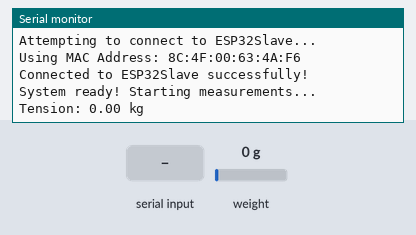
Bench run of a sketch on a simulated ESP32. Shown: the last lines printed to the serial monitor. Inputs (shaded band) come from the test bench; at power-on: weight on the scale 0 g. Nothing arrives over Bluetooth unless stated.

Above: at 8.2 s.
8.3 s: "1\n" received over the second serial link
At 9.3 s:
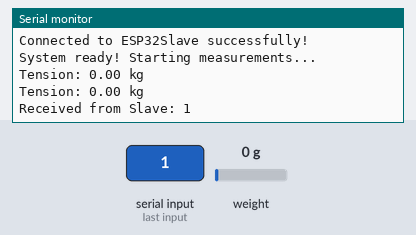
10.0 s: weight on the scale set to 100 g
At 11.3 s:
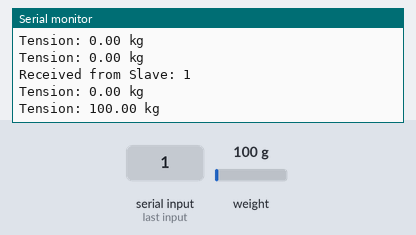
11.5 s: "0\n" received over the second serial link
At 12.3 s:
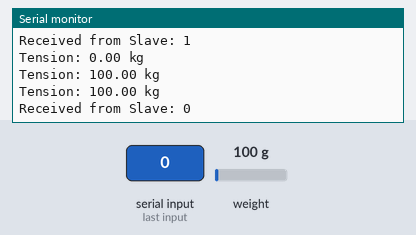
13.0 s: weight on the scale set to 1250 g
At 13.9 s:
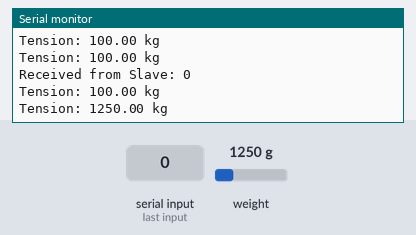
Timing chart, 0 to 15.5 s (numbered marks = the images above; inputs shaded):
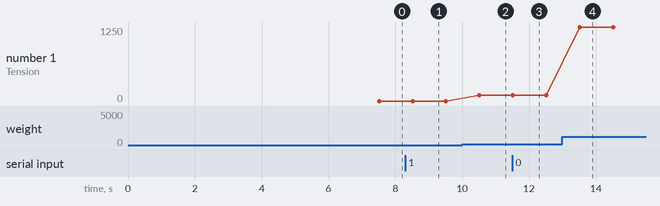

The sketch:

master_test.ino
```cpp
#include <Arduino.h>
#include <BluetoothSerial.h>
#include "HX711.h"

// HX711 pins configuration for ESP32 WROOM-32E
#define CLK_PIN   18  // Clock pin for HX711 (SCK)
#define DOUT_PIN  19  // Data pin for HX711 (MISO)
#define SCALE_FACTOR 420.0 // Calibration factor (adjust based on your sensor)

// Create objects
BluetoothSerial SerialBT;
HX711 scale;

// IMPORTANT: Replace with the MAC address of your ESP32 Slave
// Format: {0xAA, 0xBB, 0xCC, 0xDD, 0xEE, 0xFF}
// You will get this from the Slave's Serial Monitor
uint8_t slaveMAC[] = {0x8C, 0x4F, 0x00, 0x63, 0x4A, 0xF6};

void setup()
{
  Serial.begin(115200);

  // Wait a bit for serial monitor to connect
  delay(1000);

  // Initialize HX711 scale
  Serial.println("Initializing HX711...");
  scale.begin(DOUT_PIN, CLK_PIN);

  // Tare the scale (set current weight as zero)
  Serial.println("Taring scale... Please ensure no load on sensor.");
  delay(2000);
  scale.tare(10); // Average of 10 readings
  Serial.println("Tare complete!");
  Serial.print("Offset: ");
  Serial.println(scale.get_offset());

  // Set calibration factor
  scale.set_scale(SCALE_FACTOR);
  Serial.println("Scale ready!");
  Serial.println();

  // Start Bluetooth communication in Master mode with device name "ESP32_Master"
  // Passing 'true' as the second argument enables master mode
  if (!SerialBT.begin("ESP32Master", true))
  {
    Serial.println("Bluetooth initialization failed!");
    while(1); // Stop here
  }

  Serial.println("ESP32 Master Bluetooth Serial Started.");
  Serial.println("Make sure ESP32Slave is already running!");

  // Wait a bit before attempting connection
  delay(3000);

  // Attempt to connect to the slave ESP32 device
  Serial.println("Attempting to connect to ESP32Slave...");
  Serial.print("Using MAC Address: ");
  for (int i = 0; i < 6; i++) {
    Serial.printf("%02X", slaveMAC[i]);
    if (i < 5) Serial.print(":");
  }
  Serial.println();

  // Try to connect using MAC address (more reliable than name)
  bool connected = SerialBT.connect(slaveMAC);

  if (connected)
  {
    Serial.println("Connected to ESP32Slave successfully!");
  }
  else
  {
    Serial.println("Failed initial connection.");
    Serial.println("Retrying connection every 3 seconds...");

    // Retry connection in a loop
    int attempts = 0;
    while (!SerialBT.connected())
    {
      attempts++;
      Serial.print("Attempt ");
      Serial.print(attempts);
      Serial.println(": Trying to connect to ESP32Slave...");

      SerialBT.connect(slaveMAC);
      delay(3000); // Wait 3 seconds before retrying

      if (attempts >= 10)
      {
        Serial.println("Too many failed attempts. Restarting Bluetooth...");
        SerialBT.end();
        delay(1000);
        SerialBT.begin("ESP32Master", true);
        delay(2000);
        attempts = 0;
      }
    }
    Serial.println("Connected to ESP32Slave!");
  }

  Serial.println("System ready! Starting measurements...");
  Serial.println();
}

void loop()
{
  // Read tension from HX711 sensor
  float tension = scale.get_units(5); // Average of 5 readings for stability

  // Display on Serial Monitor
  Serial.print("Tension: ");
  Serial.print(tension, 2); // 2 decimal places
  Serial.println(" kg");

  // Send tension data to Slave via Bluetooth
  if (SerialBT.connected())
  {
    String data = String(tension, 2);
    SerialBT.println(data);
  }
  else
  {
    Serial.println("Warning: Bluetooth disconnected!");
  }

  // Check if data is received from the slave device
  if (SerialBT.available())
  {
    // Read the incoming data from the slave device
    String received = SerialBT.readStringUntil('\n');
    Serial.println("Received from Slave: " + received);
  }

  delay(500); // Read every 500ms

}
```

Measured:
- after the input at 8.3 s, the serial monitor: prints a new line after 0.22 s (image 1)
- after the input at 10.0 s, the serial monitor: prints a new line after 0.52 s (image 2)
- after the input at 11.5 s, the serial monitor: prints a new line at once (image 3)
- after the input at 13.0 s, the serial monitor: prints a new line after 0.52 s (image 4)
- plotted number 1: 0 → 100 after the input at 10.0 s, 100 → 1250 after the input at 13.0 s
